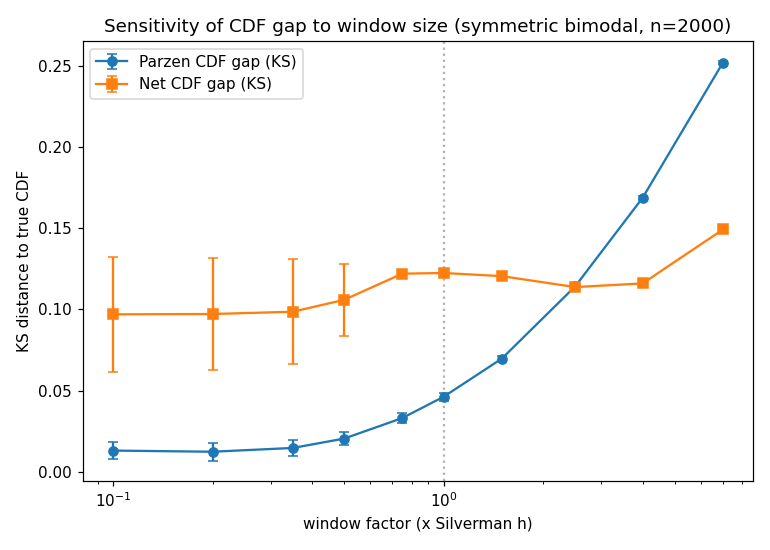

Source code (Python):
"""wf07: robustness to the target window-size choice.

Question: is the MLP-on-Parzen net LESS sensitive to the window size h than the
Parzen estimate is to its own h? We sweep h over a wide range on the symmetric
bimodal (n=2000, 3 seeds), measure the CDF gap (KS vs the true CDF) for both the
Parzen estimate and the net trained on Parzen(x_i) labels, and compare the SPREAD
of those gaps across windows.

Mechanism under test: at small h the Parzen CDF is a noisy near-step function; the
smooth, limited-capacity sigmoidal net regresses through that noise (implicit
regularization), so its gap should degrade less than Parzen's at small h. At large
h both over-smooth and should track each other.
"""
import matplotlib
matplotlib.use("Agg")
import matplotlib.pyplot as plt
import numpy as np
import torch

# Machine is heavily oversubscribed; pin to 1 thread to avoid contention thrash.
torch.set_num_threads(1)

from parzen_cdf import data, parzen, metrics
from parzen_cdf.models import CDFNet
from parzen_cdf.training import (
    TrainConfig, make_sample_training_set, train_cdf, rectify_cdf, set_seed,
)

N = 2000
SEEDS = [0, 1, 2]
EPOCHS = 800
HIDDEN = (32,)
GRID = np.linspace(-6.0, 6.0, 1000)

dist = data.symmetric_bimodal()
cdf_true = dist.cdf(GRID)
grid_t = torch.as_tensor(GRID, dtype=torch.float32).reshape(-1, 1)

# Wide window sweep, anchored on the per-dataset Silverman h as multiplicative factors.
FACTORS = np.array([0.1, 0.2, 0.35, 0.5, 0.75, 1.0, 1.5, 2.5, 4.0, 7.0])


def net_cdf_on_grid(samples, h, seed):
    inputs_t, targets_t = make_sample_training_set(samples, h)
    inputs_t = inputs_t.reshape(-1, 1)
    set_seed(seed)
    model = CDFNet(in_dim=1, hidden_sizes=HIDDEN, activation="sigmoid", monotone=False)
    train_cdf(model, inputs_t, targets_t,
              TrainConfig(optimizer="adam", lr=0.03, epochs=EPOCHS, seed=seed))
    with torch.no_grad():
        raw = model(grid_t).reshape(-1).numpy()
    # Enforce the hard monotonicity constraint downstream (rectification).
    cdf_rect, _ = rectify_cdf(raw, GRID)
    return cdf_rect


# results[seed][factor] = (parzen_ks, net_ks)
parzen_ks = np.zeros((len(SEEDS), len(FACTORS)))
net_ks = np.zeros((len(SEEDS), len(FACTORS)))

for si, seed in enumerate(SEEDS):
    rng = np.random.default_rng(seed)
    samples = dist.sample(N, rng)
    h_silver = parzen.silverman_bandwidth(samples)
    for fi, f in enumerate(FACTORS):
        h = f * h_silver
        p_cdf = parzen.parzen_cdf(GRID, samples, h)
        parzen_ks[si, fi] = metrics.ks_distance(cdf_true, p_cdf)
        net_ks[si, fi] = metrics.ks_distance(cdf_true, net_cdf_on_grid(samples, h, seed))
        print(f"seed={seed} f={f:>4} h={h:.4f}  parzen_KS={parzen_ks[si,fi]:.4f}  net_KS={net_ks[si,fi]:.4f}")

p_mean = parzen_ks.mean(axis=0)
n_mean = net_ks.mean(axis=0)

print("\n=== mean CDF gap (KS) across seeds, per window factor ===")
print(f"{'factor':>8} {'parzen_KS':>11} {'net_KS':>9}")
for fi, f in enumerate(FACTORS):
    print(f"{f:>8} {p_mean[fi]:>11.4f} {n_mean[fi]:>9.4f}")

# Spread of the gap across the swept windows (per seed, then averaged).
def spread_stats(arr):
    # arr: (seeds, factors). Per-seed spread across factors, then mean over seeds.
    per_seed_std = arr.std(axis=1, ddof=1)
    per_seed_range = arr.max(axis=1) - arr.min(axis=1)
    per_seed_best = arr.min(axis=1)
    per_seed_worst = arr.max(axis=1)
    return (per_seed_std.mean(), per_seed_range.mean(),
            per_seed_best.mean(), per_seed_worst.mean())

p_std, p_range, p_best, p_worst = spread_stats(parzen_ks)
n_std, n_range, n_best, n_worst = spread_stats(net_ks)

print("\n=== SPREAD of CDF gap across the window sweep (mean over seeds) ===")
print(f"{'':<10}{'std':>10}{'range':>10}{'best':>10}{'worst':>10}")
print(f"{'parzen':<10}{p_std:>10.4f}{p_range:>10.4f}{p_best:>10.4f}{p_worst:>10.4f}")
print(f"{'net':<10}{n_std:>10.4f}{n_range:>10.4f}{n_best:>10.4f}{n_worst:>10.4f}")
print(f"\nstd ratio   (net/parzen) = {n_std / p_std:.3f}")
print(f"range ratio (net/parzen) = {n_range / p_range:.3f}")
print(f"worst ratio (net/parzen) = {n_worst / p_worst:.3f}")

# Small-window subset: where the regularization story should bite hardest.
small = FACTORS <= 0.5
ps_worst = parzen_ks[:, small].max(axis=1).mean()
ns_worst = net_ks[:, small].max(axis=1).mean()
print(f"\nSmall-window subset (factor<=0.5): mean worst parzen_KS={ps_worst:.4f}  net_KS={ns_worst:.4f}  (net/parzen={ns_worst/ps_worst:.3f})")

fig, ax = plt.subplots(figsize=(7, 5))
ax.errorbar(FACTORS, p_mean, yerr=parzen_ks.std(axis=0), marker="o", label="Parzen CDF gap (KS)", capsize=3)
ax.errorbar(FACTORS, n_mean, yerr=net_ks.std(axis=0), marker="s", label="Net CDF gap (KS)", capsize=3)
ax.set_xscale("log")
ax.set_xlabel("window factor (x Silverman h)")
ax.set_ylabel("KS distance to true CDF")
ax.set_title("Sensitivity of CDF gap to window size (symmetric bimodal, n=2000)")
ax.axvline(1.0, color="gray", ls=":", alpha=0.6)
ax.legend()
fig.tight_layout()
fig.savefig("temp_analysis/wf07_bandwidth_robustness.png", dpi=110)
print("\nsaved temp_analysis/wf07_bandwidth_robustness.png")
